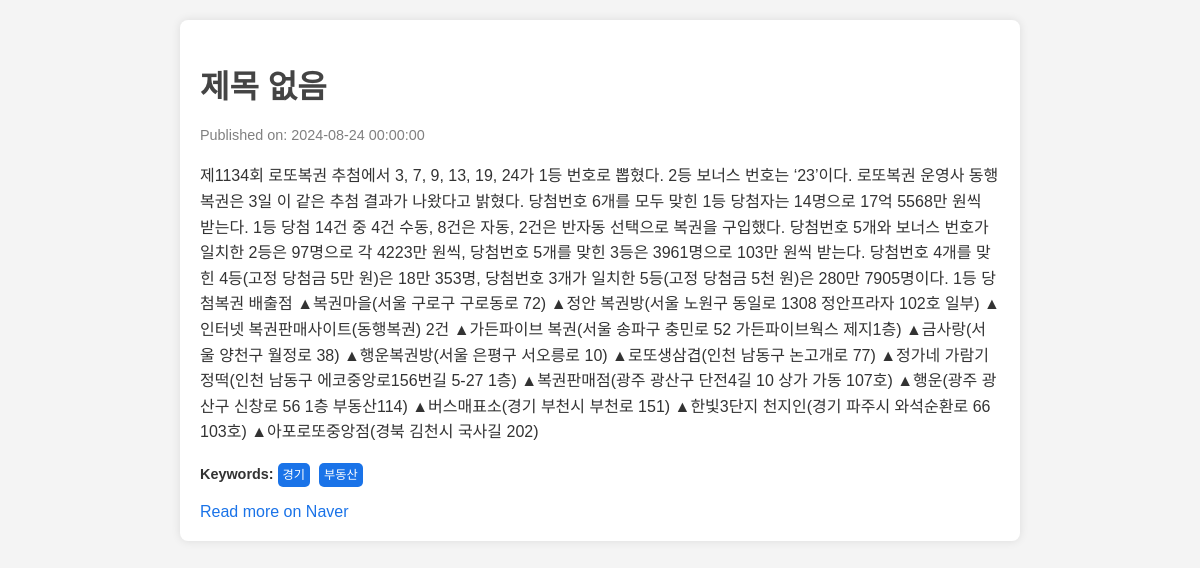
The page /news/2 on the database its author committed.
### factory_model.py (models this page shows)
class Naver_news(db.Model):
    __tablename__ = 'Naver_news'
    id = db.Column(db.Integer, primary_key=True)
    date = db.Column(db.DateTime, nullable=True)
    title = db.Column(db.Text, nullable=True)
    content = db.Column(db.Text, nullable=True)
    url = db.Column(db.Text, nullable=True)
    keyword = db.Column(db.JSON, nullable=True)
    sentiment = db.Column(db.String(10),nullable=True)

### main_views.py (the view)
@bp.route('/news/<int:news_id>')
def show_news_detail(news_id):
    news = factory_model.Naver_news.query.get(news_id)
    return render_template('news_detail.html', news=news)

### templates/news_detail.html (shortened to what this page needs)
<!DOCTYPE html>
<html lang="ko">
<head>
</head>
<body>
    <div class="news-container">
        <h1>{{ news.title }}</h1>
        <div class="date">Published on: {{ news.date }}</div>
        <div class="content">{{ news.content }}</div>
        <div class="keywords">
            <strong>Keywords:</strong>
            {% for keyword in news.keyword %}
                <span>{{ keyword }}</span>
            {% endfor %}
        </div>
        <div class="source">
            <a href="{{ news.url }}" target="_blank">Read more on Naver</a>
        </div>
    </div>
</body>
</html>

### templates/news_detail.html (style rules this page uses)
body { font-family: Arial, sans-serif; margin: 20px; background-color: #f4f4f4; color: #333; }
.news-container { max-width: 800px; margin: 0 auto; padding: 20px; background-color: #fff; border-radius: 8px; box-shadow: 0 0 10px rgba(0, 0, 0, 0.1); }
h1 { font-size: 2em; margin-bottom: 20px; color: #444; }
.date { color: gray; font-size: 0.9em; margin-bottom: 20px; }
.content { margin-bottom: 20px; line-height: 1.6; }
.keywords { font-size: 0.9em; margin-bottom: 20px; }
.keywords span { background-color: #1a73e8; color: #fff; padding: 5px; margin-right: 5px; border-radius: 5px; font-size: 0.85em; }
.source a { color: #1a73e8; text-decoration: none; }

### rows shown on the page
Naver_news: title "제목 없음", date "2024-08-24 00:00:00", content "제1134회 로또복권 추첨에서 3, 7, 9, 13, 19, 24가 1등 번호로 뽑혔다. 2등 보너스 번호는 ‘23’이다. 로또복권 운영사 동행복권은 3일 이 같은 추첨 결과가 나왔다고 밝혔다. 당첨번호 6개를 모두 맞힌 1등 당첨자는 14명으로 17억 5568만 원씩 받는다. 1등 당첨 14건 중 4건 수동, 8건은 자동, 2건은 반자동 선택으로 복권을 구입했다. 당첨번호 5개와 보너스 번호가 일치한 2등은 97명으로 각 4223만 원씩, 당첨번호 5개를 맞힌 3등은 3961명으로 103만 원씩 받는다. 당첨번호 4개를 맞힌 4등(고정 당첨금 5만 원)은 18만 353명, 당첨번호 3개가 일치한 5등(고정 당첨금 5천 원)은 280만 7905명이다. 1등 당첨복권 배출점 ▲복권마을(서울 구로구 구로동로 72) ▲정안 복권방(서울 노원구 동일로 1308 정안프라자 102호 일부) ▲인터넷 복권판매사이트(동행복권) 2건 ▲가든파이브 복권(서울 송파구 충민로 52 가든파이브웍스 제지1층) ▲금사랑(서울 양천구 월정로 38) ▲행운복권방(서울 은평구 서오릉로 10) ▲로또생삼겹(인천 남동구 논고개로 77) ▲정가네 가람기정떡(인천 남동구 에코중앙로156번길 5-27 1층) ▲복권판매점(광주 광산구 단전4길 10 상가 가동 107호) ▲행운(광주 광산구 신창로 56 1층 부동산114) ▲버스매표소(경기 부천시 부천로 151) ▲한빛3단지…"

### other values the page prints
{{ keyword }} "경기" "부동산"
